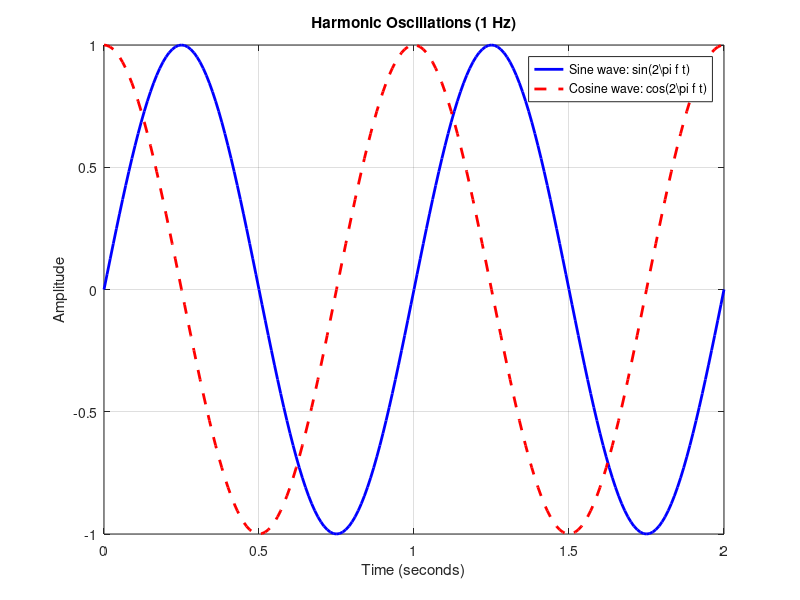

The MATLAB script that drew this image:
% Example 2: Continuous Sine and Cosine Plotting
% Smart ECE Lab - GNU Octave Compatible

t = 0:0.01:2;
f = 1; % 1 Hz frequency

y1 = sin(2 * pi * f * t);
y2 = cos(2 * pi * f * t);

figure(1);
plot(t, y1, 'b-', 'LineWidth', 2);
hold on;
plot(t, y2, 'r--', 'LineWidth', 2);
hold off;

grid on;
title('Harmonic Oscillations (1 Hz)');
xlabel('Time (seconds)');
ylabel('Amplitude');
legend('Sine wave: sin(2\\pi f t)', 'Cosine wave: cos(2\\pi f t)');

disp('Plot generated and exported successfully.');
